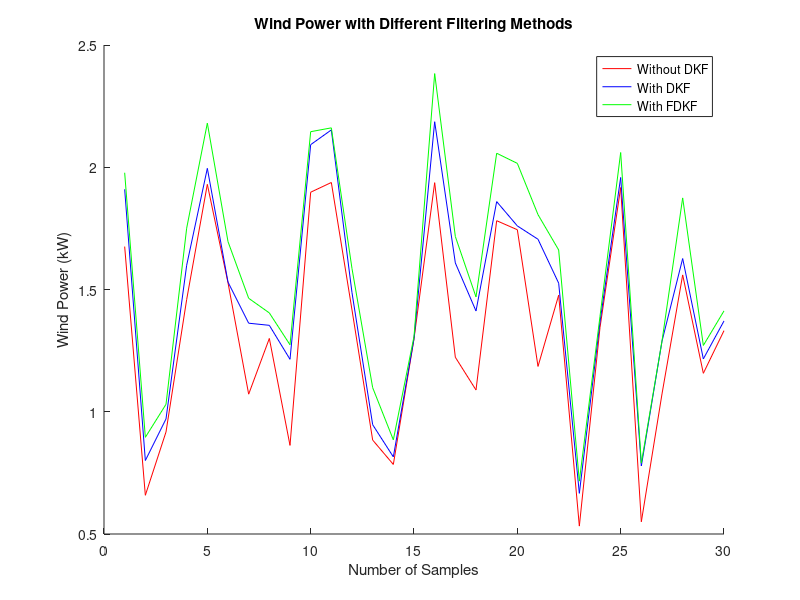

The MATLAB source for this figure:
close all;
clc;
clear;

% Number of samples
num_samples = 30;

% Simulate random wind power data with positive values between 0.5 kW and 2 kW
wind_power_no_dkf = 0.5 + 1.5 * rand(num_samples, 1);
wind_power_dkf = wind_power_no_dkf + 0.25 * abs(randn(num_samples, 1));  % Add positive noise with DKF
wind_power_fdkf = wind_power_dkf + 0.1 * abs(randn(num_samples, 1));  % Add less positive noise with FDKF

% Plot the data
figure;
hold on;
plot(1:num_samples, wind_power_no_dkf, 'r', ...
      1:num_samples, wind_power_dkf, 'b', ...
      1:num_samples, wind_power_fdkf, 'g');

title('Wind Power with Different Filtering Methods');
xlabel('Number of Samples');
ylabel('Wind Power (kW)');
legend('Without DKF', 'With DKF', 'With FDKF');
hold off;

% Initialize array to store standard deviation values
std_wind_power_withoutdkf_values = zeros(100, 1);
std_wind_power_fdkf_values = zeros(100, 1);

% Loop to run the code 100 times
for i = 1:100
    % Simulate random wind power data with positive values between 0.5 kW and 2 kW
    wind_power_no_dkf = 0.5 + 1.5 * rand(num_samples, 1);
    wind_power_dkf = wind_power_no_dkf + 0.25 * abs(randn(num_samples, 1));  % Add positive noise with DKF
    wind_power_fdkf = wind_power_dkf + 0.1 * abs(randn(num_samples, 1));  % Add less positive noise with FDKF

    % Compute standard deviation for wind power data with FDKF
    std_wind_power_withoutdkf_values(i) = std(wind_power_no_dkf);
    std_wind_power_fdkf_values(i) = std(wind_power_fdkf);
end

% Calculate the average standard deviation
average_std_wind_power_fdkf = mean(std_wind_power_fdkf_values);
average_std_wind_power_withoutdkf = mean(std_wind_power_withoutdkf_values);

% Display the average standard deviation
fprintf('Average Standard Deviation of Wind Power without DKF over 100 runs: %.2f kW\n', average_std_wind_power_fdkf);
fprintf('Average Standard Deviation of Wind Power with FDKF over 100 runs: %.2f kW\n', average_std_wind_power_withoutdkf);